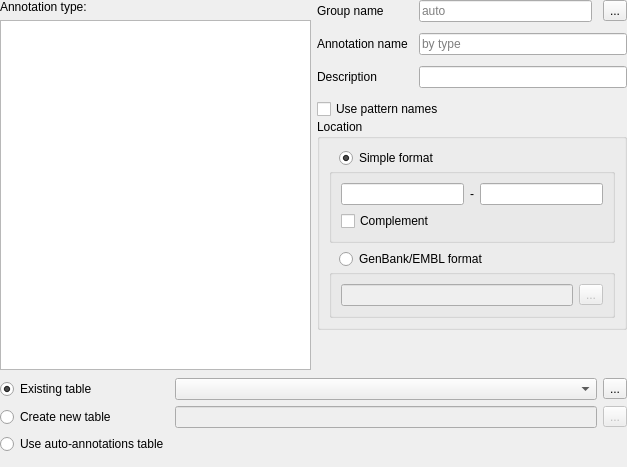
<?xml version="1.0" encoding="UTF-8"?>
<ui version="4.0">
 <class>CreateAnnotationFullWidget</class>
 <widget class="QWidget" name="CreateAnnotationFullWidget">
  <property name="geometry">
   <rect>
    <x>0</x>
    <y>0</y>
    <width>627</width>
    <height>467</height>
   </rect>
  </property>
  <property name="sizePolicy">
   <sizepolicy hsizetype="Preferred" vsizetype="Preferred">
    <horstretch>0</horstretch>
    <verstretch>0</verstretch>
   </sizepolicy>
  </property>
  <property name="windowTitle">
   <string>Create Annotations</string>
  </property>
  <layout class="QVBoxLayout" name="mainLayout">
   <property name="sizeConstraint">
    <enum>QLayout::SetMinAndMaxSize</enum>
   </property>
   <property name="margin">
    <number>0</number>
   </property>
   <item>
    <layout class="QHBoxLayout" name="annotationParametersLayout" stretch="0,0">
     <property name="sizeConstraint">
      <enum>QLayout::SetMinAndMaxSize</enum>
     </property>
     <item>
      <layout class="QVBoxLayout" name="verticalLayout" stretch="0,1">
       <property name="sizeConstraint">
        <enum>QLayout::SetMinAndMaxSize</enum>
       </property>
       <item>
        <widget class="QLabel" name="lblAnnotationType">
         <property name="text">
          <string>Annotation type:</string>
         </property>
        </widget>
       </item>
       <item>
        <widget class="QListWidget" name="lwAnnotationType">
         <property name="sizePolicy">
          <sizepolicy hsizetype="Expanding" vsizetype="Minimum">
           <horstretch>0</horstretch>
           <verstretch>0</verstretch>
          </sizepolicy>
         </property>
        </widget>
       </item>
      </layout>
     </item>
     <item>
      <layout class="QVBoxLayout" name="spacerLayout" stretch="1,0">
       <property name="spacing">
        <number>0</number>
       </property>
       <property name="sizeConstraint">
        <enum>QLayout::SetMinAndMaxSize</enum>
       </property>
       <property name="bottomMargin">
        <number>0</number>
       </property>
       <item>
        <layout class="QVBoxLayout" name="parametersLayout">
         <property name="sizeConstraint">
          <enum>QLayout::SetMinAndMaxSize</enum>
         </property>
         <property name="topMargin">
          <number>0</number>
         </property>
         <property name="bottomMargin">
          <number>0</number>
         </property>
         <item>
          <layout class="QGridLayout" name="gridLayout">
           <property name="sizeConstraint">
            <enum>QLayout::SetMinAndMaxSize</enum>
           </property>
           <property name="spacing">
            <number>11</number>
           </property>
           <item row="1" column="0">
            <widget class="QLabel" name="lblAnnotationName">
             <property name="text">
              <string>Annotation name</string>
             </property>
            </widget>
           </item>
           <item row="3" column="0" colspan="3">
            <widget class="QCheckBox" name="chbUsePatternNames">
             <property name="toolTip">
              <string>Use names of patterns as annotations names. In case the patterns are in FASTA format</string>
             </property>
             <property name="text">
              <string>Use pattern names</string>
             </property>
            </widget>
           </item>
           <item row="0" column="0">
            <widget class="QLabel" name="lblGroupName">
             <property name="text">
              <string>Group name</string>
             </property>
            </widget>
           </item>
           <item row="0" column="2">
            <widget class="QToolButton" name="tbSelectGroupName">
             <property name="toolTip">
              <string>Predefined group names</string>
             </property>
             <property name="text">
              <string>...</string>
             </property>
             <property name="icon">
              <iconset resource="../../../U2Gui.qrc">
               <normaloff>:/core/images/group_auto.png</normaloff>:/core/images/group_auto.png</iconset>
             </property>
            </widget>
           </item>
           <item row="1" column="1" colspan="2">
            <widget class="QLineEdit" name="leAnnotationName">
             <property name="maxLength">
              <number>100</number>
             </property>
             <property name="placeholderText">
              <string>by type</string>
             </property>
            </widget>
           </item>
           <item row="2" column="1" colspan="2">
            <widget class="QLineEdit" name="leDescription"/>
           </item>
           <item row="2" column="0">
            <widget class="QLabel" name="lblDescription">
             <property name="text">
              <string>Description</string>
             </property>
            </widget>
           </item>
           <item row="0" column="1">
            <widget class="QLineEdit" name="leGroupName">
             <property name="placeholderText">
              <string>auto</string>
             </property>
            </widget>
           </item>
          </layout>
         </item>
         <item>
          <widget class="QGroupBox" name="gbLocation">
           <property name="sizePolicy">
            <sizepolicy hsizetype="Preferred" vsizetype="Minimum">
             <horstretch>0</horstretch>
             <verstretch>0</verstretch>
            </sizepolicy>
           </property>
           <property name="title">
            <string>Location</string>
           </property>
           <layout class="QVBoxLayout" name="verticalLayout_2">
            <property name="sizeConstraint">
             <enum>QLayout::SetMinAndMaxSize</enum>
            </property>
            <item>
             <layout class="QVBoxLayout" name="verticalLayout_4">
              <property name="spacing">
               <number>0</number>
              </property>
              <item>
               <layout class="QHBoxLayout" name="horizontalLayout_5">
                <item>
                 <spacer name="horizontalSpacer_2">
                  <property name="orientation">
                   <enum>Qt::Horizontal</enum>
                  </property>
                  <property name="sizeType">
                   <enum>QSizePolicy::Fixed</enum>
                  </property>
                  <property name="sizeHint" stdset="0">
                   <size>
                    <width>10</width>
                    <height>0</height>
                   </size>
                  </property>
                 </spacer>
                </item>
                <item>
                 <widget class="QRadioButton" name="rbSimpleFormat">
                  <property name="text">
                   <string>Simple format</string>
                  </property>
                  <property name="checked">
                   <bool>true</bool>
                  </property>
                 </widget>
                </item>
               </layout>
              </item>
              <item>
               <widget class="QGroupBox" name="gbSimpleFormat">
                <layout class="QVBoxLayout" name="verticalLayout_3">
                 <property name="sizeConstraint">
                  <enum>QLayout::SetMinAndMaxSize</enum>
                 </property>
                 <item>
                  <layout class="QHBoxLayout" name="horizontalLayout">
                   <property name="sizeConstraint">
                    <enum>QLayout::SetMinAndMaxSize</enum>
                   </property>
                   <item>
                    <widget class="QLineEdit" name="leRegionStart"/>
                   </item>
                   <item>
                    <widget class="QLabel" name="lblDash">
                     <property name="text">
                      <string>-</string>
                     </property>
                    </widget>
                   </item>
                   <item>
                    <widget class="QLineEdit" name="leRegionEnd"/>
                   </item>
                  </layout>
                 </item>
                 <item>
                  <widget class="QCheckBox" name="chbComplement">
                   <property name="text">
                    <string>Complement</string>
                   </property>
                  </widget>
                 </item>
                </layout>
               </widget>
              </item>
             </layout>
            </item>
            <item>
             <layout class="QVBoxLayout" name="verticalLayout_5">
              <property name="spacing">
               <number>0</number>
              </property>
              <item>
               <layout class="QHBoxLayout" name="horizontalLayout_3">
                <item>
                 <spacer name="horizontalSpacer">
                  <property name="orientation">
                   <enum>Qt::Horizontal</enum>
                  </property>
                  <property name="sizeType">
                   <enum>QSizePolicy::Fixed</enum>
                  </property>
                  <property name="sizeHint" stdset="0">
                   <size>
                    <width>10</width>
                    <height>0</height>
                   </size>
                  </property>
                 </spacer>
                </item>
                <item>
                 <widget class="QRadioButton" name="rbGenbankFormat">
                  <property name="text">
                   <string>GenBank/EMBL format</string>
                  </property>
                 </widget>
                </item>
               </layout>
              </item>
              <item>
               <widget class="QGroupBox" name="gbGenbankFormat">
                <property name="enabled">
                 <bool>false</bool>
                </property>
                <layout class="QHBoxLayout" name="horizontalLayout_2">
                 <property name="sizeConstraint">
                  <enum>QLayout::SetMinAndMaxSize</enum>
                 </property>
                 <item>
                  <widget class="QLineEdit" name="leLocation">
                   <property name="toolTip">
                    <string>Annotation location in GenBank format</string>
                   </property>
                  </widget>
                 </item>
                 <item>
                  <widget class="QToolButton" name="tbDoComplement">
                   <property name="toolTip">
                    <string>Add/remove complement flag</string>
                   </property>
                   <property name="text">
                    <string>...</string>
                   </property>
                   <property name="icon">
                    <iconset resource="../../../U2Gui.qrc">
                     <normaloff>:/core/images/do_complement.png</normaloff>:/core/images/do_complement.png</iconset>
                   </property>
                  </widget>
                 </item>
                </layout>
               </widget>
              </item>
             </layout>
            </item>
           </layout>
          </widget>
         </item>
        </layout>
       </item>
       <item>
        <spacer name="verticalSpacer">
         <property name="orientation">
          <enum>Qt::Vertical</enum>
         </property>
         <property name="sizeHint" stdset="0">
          <size>
           <width>20</width>
           <height>0</height>
          </size>
         </property>
        </spacer>
       </item>
      </layout>
     </item>
    </layout>
   </item>
   <item>
    <widget class="QWidget" name="saveAnnotationsInnerWidget" native="true">
     <property name="sizePolicy">
      <sizepolicy hsizetype="Preferred" vsizetype="Preferred">
       <horstretch>0</horstretch>
       <verstretch>0</verstretch>
      </sizepolicy>
     </property>
     <property name="toolTip">
      <string>Choose a file to store the annotations</string>
     </property>
     <layout class="QGridLayout" name="saveAnnotationsLayout">
      <property name="sizeConstraint">
       <enum>QLayout::SetMinAndMaxSize</enum>
      </property>
      <property name="leftMargin">
       <number>0</number>
      </property>
      <property name="topMargin">
       <number>0</number>
      </property>
      <property name="rightMargin">
       <number>0</number>
      </property>
      <property name="bottomMargin">
       <number>15</number>
      </property>
      <item row="3" column="0">
       <widget class="QRadioButton" name="rbUseAutoTable">
        <property name="text">
         <string>Use auto-annotations table</string>
        </property>
       </widget>
      </item>
      <item row="1" column="1">
       <widget class="QComboBox" name="cbExistingTable">
        <property name="sizeAdjustPolicy">
         <enum>QComboBox::AdjustToContentsOnFirstShow</enum>
        </property>
       </widget>
      </item>
      <item row="1" column="2">
       <widget class="QToolButton" name="tbBrowseExistingTable">
        <property name="text">
         <string>...</string>
        </property>
        <property name="icon">
         <iconset resource="../../../U2Gui.qrc">
          <normaloff>:/core/images/load_selected_documents.png</normaloff>:/core/images/load_selected_documents.png</iconset>
        </property>
       </widget>
      </item>
      <item row="2" column="1">
       <widget class="QLineEdit" name="leNewTablePath">
        <property name="enabled">
         <bool>false</bool>
        </property>
       </widget>
      </item>
      <item row="1" column="0">
       <widget class="QRadioButton" name="rbExistingTable">
        <property name="text">
         <string>Existing table</string>
        </property>
        <property name="checked">
         <bool>true</bool>
        </property>
       </widget>
      </item>
      <item row="2" column="0">
       <widget class="QRadioButton" name="rbCreateNewTable">
        <property name="text">
         <string>Create new table</string>
        </property>
       </widget>
      </item>
      <item row="2" column="2">
       <widget class="QToolButton" name="tbBrowseNewTable">
        <property name="enabled">
         <bool>false</bool>
        </property>
        <property name="text">
         <string>...</string>
        </property>
       </widget>
      </item>
     </layout>
    </widget>
   </item>
  </layout>
 </widget>
 <resources>
  <include location="../../../U2Gui.qrc"/>
 </resources>
 <connections>
  <connection>
   <sender>rbExistingTable</sender>
   <signal>toggled(bool)</signal>
   <receiver>cbExistingTable</receiver>
   <slot>setEnabled(bool)</slot>
   <hints>
    <hint type="sourcelabel">
     <x>98</x>
     <y>387</y>
    </hint>
    <hint type="destinationlabel">
     <x>484</x>
     <y>384</y>
    </hint>
   </hints>
  </connection>
  <connection>
   <sender>rbExistingTable</sender>
   <signal>toggled(bool)</signal>
   <receiver>tbBrowseExistingTable</receiver>
   <slot>setEnabled(bool)</slot>
   <hints>
    <hint type="sourcelabel">
     <x>98</x>
     <y>387</y>
    </hint>
    <hint type="destinationlabel">
     <x>793</x>
     <y>382</y>
    </hint>
   </hints>
  </connection>
  <connection>
   <sender>rbCreateNewTable</sender>
   <signal>toggled(bool)</signal>
   <receiver>leNewTablePath</receiver>
   <slot>setEnabled(bool)</slot>
   <hints>
    <hint type="sourcelabel">
     <x>98</x>
     <y>425</y>
    </hint>
    <hint type="destinationlabel">
     <x>487</x>
     <y>425</y>
    </hint>
   </hints>
  </connection>
  <connection>
   <sender>rbCreateNewTable</sender>
   <signal>toggled(bool)</signal>
   <receiver>tbBrowseNewTable</receiver>
   <slot>setEnabled(bool)</slot>
   <hints>
    <hint type="sourcelabel">
     <x>98</x>
     <y>425</y>
    </hint>
    <hint type="destinationlabel">
     <x>794</x>
     <y>426</y>
    </hint>
   </hints>
  </connection>
  <connection>
   <sender>rbSimpleFormat</sender>
   <signal>toggled(bool)</signal>
   <receiver>gbSimpleFormat</receiver>
   <slot>setEnabled(bool)</slot>
   <hints>
    <hint type="sourcelabel">
     <x>450</x>
     <y>162</y>
    </hint>
    <hint type="destinationlabel">
     <x>440</x>
     <y>211</y>
    </hint>
   </hints>
  </connection>
  <connection>
   <sender>rbGenbankFormat</sender>
   <signal>toggled(bool)</signal>
   <receiver>gbGenbankFormat</receiver>
   <slot>setEnabled(bool)</slot>
   <hints>
    <hint type="sourcelabel">
     <x>450</x>
     <y>271</y>
    </hint>
    <hint type="destinationlabel">
     <x>440</x>
     <y>310</y>
    </hint>
   </hints>
  </connection>
 </connections>
</ui>
